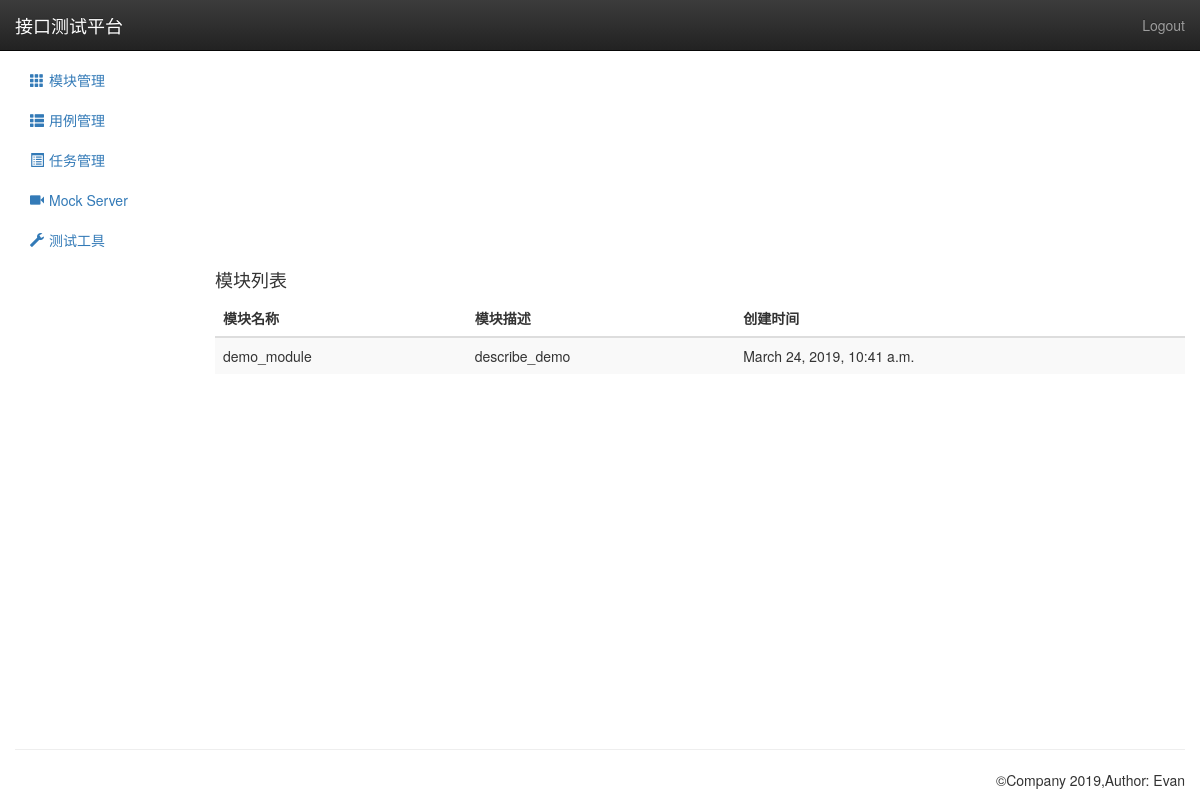
Page /module/ (signed in) on the committed database.
### personal/models/module.py (models this page shows, shortened)
class Module(models.Model):
    project = models.ForeignKey(Project,on_delete=models.CASCADE)
    name = models.CharField('名称',max_length=50,null=False)
    describe = models.TextField('描述',default="")
    create_time = models.DateTimeField('创建时间',auto_now_add=True)

### personal/views.py (the view)
# urls.py: path('module/', views.module_manage),
@login_required
def module_manage(request):
    module_all = Module.objects.all()
    return render(request, "module.html", {"modules": module_all})

### personal/templates/module.html (shortened to what this page needs)
{% extends "base.html" %}
{% block content %}
<body>
    <nav class="navbar navbar-inverse navbar-fixed-top">
      <div class="container-fluid">
        <div class="navbar-header">
          <a class="navbar-brand" href="#">接口测试平台</a>
        </div>
        <div id="navbar" class="navbar-collapse collapse">
          <ul class="nav navbar-nav navbar-right">
            <li><a href="/logout">Logout</a></li>
          </ul>
        </div>
      </div>
    </nav>
    <div class="container-fluid">
      <div class="row">
        <div class="col-sm-3 col-md-2 sidebar">
          <ul class="nav nav-sidebar">
            <li><a href="/project/">项目管理</a></li>
            <li class="active"><a href="#"><i class="glyphicon glyphicon-th" style="padding-right: 5px;"></i>模块管理</a></li>
          </ul>
          <ul class="nav nav-sidebar">
            <li><a href="#"><i class="glyphicon glyphicon-th-list" style="padding-right: 5px;"></i>用例管理</a></li>
            <li><a href="#"><i class="glyphicon glyphicon-list-alt" style="padding-right: 5px;"></i>任务管理</a></li>
          </ul>
          <ul class="nav nav-sidebar">
            <li><a href="#"><i class="glyphicon glyphicon-facetime-video" style="padding-right: 5px;"></i>Mock Server</a></li>
            <li><a href="#"><i class="glyphicon glyphicon-wrench" style="padding-right: 5px;"></i>测试工具</a></li>
          </ul>
        </div>
        <div class="col-sm-9 col-sm-offset-3 col-md-10 col-md-offset-2 main">
          <h4 class="sub-header">模块列表</h4>
          <div class="table-responsive">
            <table class="table table-striped">
              <thead>
                <tr>
                  <th>模块名称</th>
                  <th>模块描述</th>
                  <th>创建时间</th>
                </tr>
              </thead>
              {% for module in modules%}
              <tbody>
                <tr>
                  <td>{{module.name}}</td>
                  <td>{{module.describe}}</td>
                  <td>{{module.create_time}}</td>
                </tr>
              </tbody>
              {% endfor%}
            </table>
          </div>
        </div>
      </div>
    </div>
</body>
{% endblock%}

### rows in the picture
Module: name "demo_module", describe "describe_demo", create_time "March 24, 2019, 10:41 a.m."
